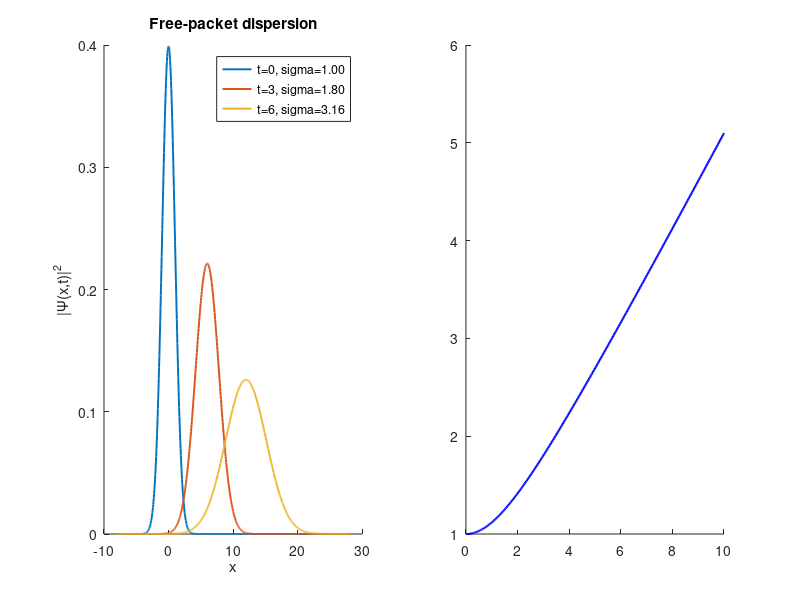

The MATLAB source for this figure: (Note: this script raises an error after producing the figure.)
% Wk02 - Gaussian wave packet: minimum uncertainty & dispersion
% Physical Chemistry 2 - Prof. S. Joon Kwon - SPMDL - SKKU
% hbar = m = 1.  sigma_x sigma_p = hbar/2;  sigma_x(t)^2 = eps + t^2/(4 eps).

hbar = 1; m = 1; p0 = 2;
x = linspace(-30, 30, 20001);
p = linspace(-10, 14, 20001);

fprintf('eps    sigma_x    sigma_p    product/hbar\n');
for eps = [0.5 1 2 3]
    Px = abs((1/(2*pi*eps))^0.25 * exp(-x.^2/(4*eps))).^2;
    Pp = abs((2*eps/(pi*hbar^2))^0.25 * exp(-eps*(p-p0).^2/hbar^2)).^2;
    sx = sqrt(trapz(x, x.^2.*Px) - trapz(x, x.*Px)^2);
    sp = sqrt(trapz(p, p.^2.*Pp) - trapz(p, p.*Pp)^2);
    fprintf('%4.1f  %9.5f  %9.5f  %11.5f\n', eps, sx, sp, sx*sp/hbar);
end

eps = 1.0;
figure(1);
subplot(1,2,1); hold on;
xs = linspace(-8, 28, 800);
for t = [0 3 6]
    s2 = eps + (hbar*t)^2/(4*m^2*eps); xc = p0*t/m;
    plot(xs, exp(-(xs-xc).^2/(2*s2))/sqrt(2*pi*s2), 'LineWidth', 1.4, ...
         'DisplayName', sprintf('t=%d, sigma=%.2f', t, sqrt(s2)));
end
xlabel('x'); ylabel('|\Psi(x,t)|^2'); legend; title('Free-packet dispersion');

subplot(1,2,2); hold on;
ts = linspace(0, 10, 300);
plot(ts, sqrt(eps + (hbar*ts).^2/(4*m^2*eps)), 'b-', 'LineWidth', 1.5);
yline(hbar/(2*sqrt(eps)), 'r--');
plot(ts, hbar*ts/(2*m*sqrt(eps)), 'k:');
xlabel('t'); legend('\sigma_x(t)', '\sigma_p (const)', 'asymptote');
title('Position uncertainty grows with time');
